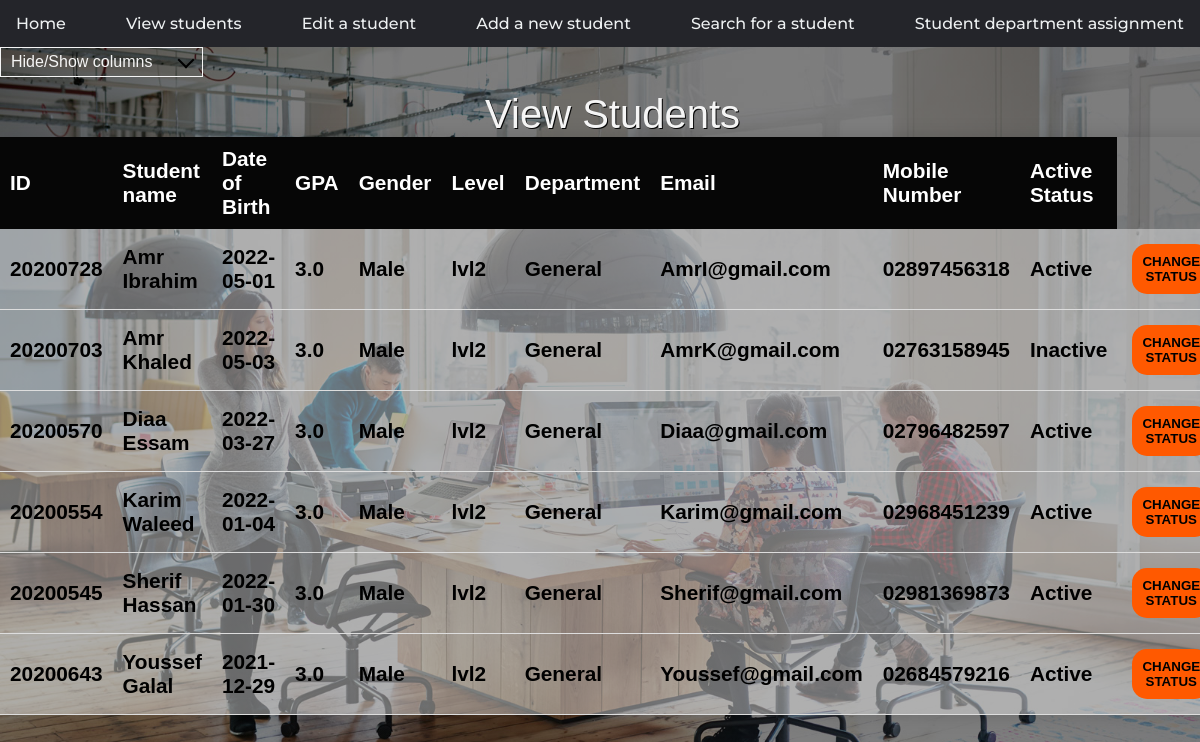
The app's page /view-students.html, older data.
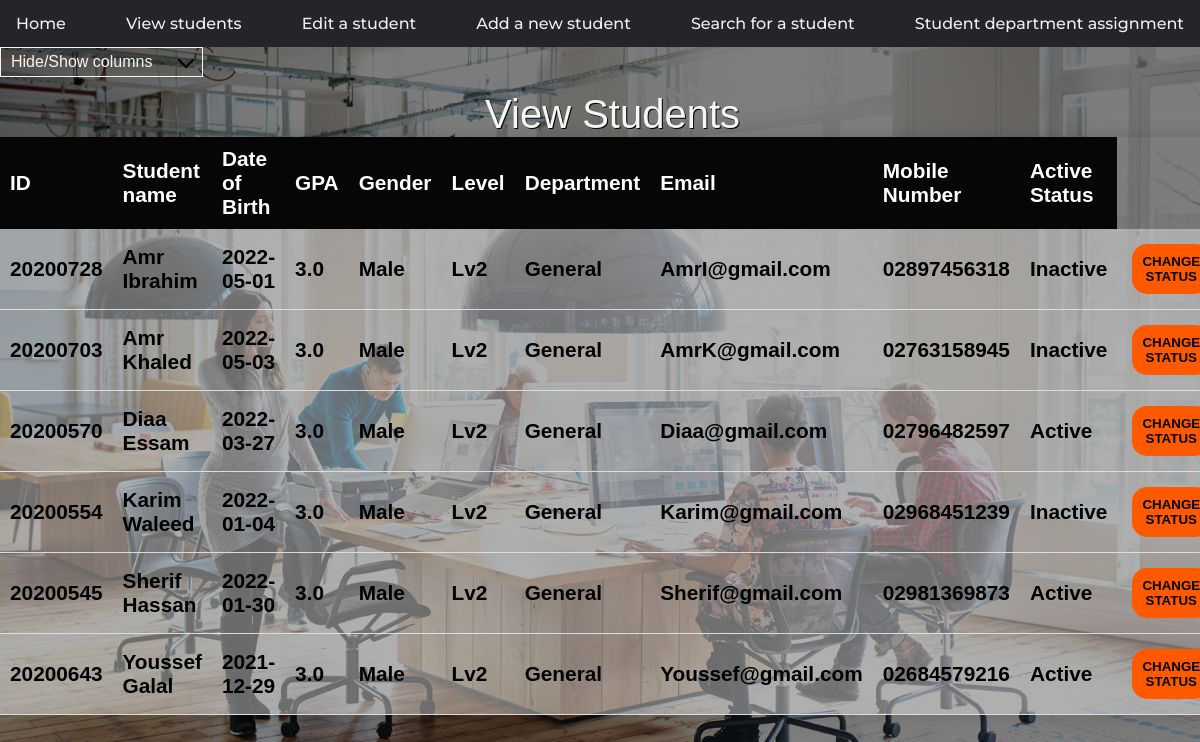
The same page, newer data.
### sap/models.py (models this page shows)
class informations(models.Model):
    name = models.CharField(max_length=500, default='')
    studID = models.DecimalField(max_digits=99999999,
                                 blank=True, default=None, decimal_places=0)
    date = models.CharField(max_length=500, default='')
    gpa = models.FloatField(blank=True, null=True,
                            default=None)
    gender = models.CharField(max_length=500, default='')
    level = models.CharField(max_length=500, default='')
    department = models.CharField(max_length=500, default='')
    email = models.CharField(max_length=500, default='')
    mobile = models.CharField(max_length=500, default='')
    status = models.CharField(max_length=500, default='')

### sap/views.py (the view, shortened to what this page needs)
# urls.py: path('view-students.html', views.view_students, name='view-students'),
def view_students(request):
    inform = informations.objects.all()
    return render(request, 'view-students.html', {'inform': inform})

### templates/view-students.html (shortened to what this page needs)
{% load static %}
<!DOCTYPE html>
<html lang="en">
  <head>
    <link rel="stylesheet" href="{% static 'assets/CSS/styles.css'%}" />
    <link rel="stylesheet" href="{% static 'assets/CSS/view students.css'%}" />
  </head>
  <body id="view-students">
    <nav>
      <ul>
        <li>
          <a href="index.html" name="index"> Home </a>
        </li>
        <li>
          <a href="view-students.html" name="view-students"> View students </a>
        </li>
        <li>
          <a href="edit-student-data.html" name="edit-student-data"> Edit a student </a>
        </li>
        <li>
          <a href="add-student.html" name="add-student"> Add a new student </a>
        </li>
        <li>
          <a href="search-student.html" name="search-student"> Search for a student </a>
        </li>
        <li>
          <a href="student-department-assignment.html" name="student-department-assignment">
            Student department assignment
          </a>
        </li>
      </ul>
    </nav>
    <div id="filter" class="dropdown-check-list" tabindex="100">
      <span class="anchor">Hide/Show columns</span>
    </div>
    <form action="{% url 'view-students' %}" method="post">
    <table class="contentTable">
      <caption>
        View Students
      </caption>
      <thead>
        <tr>
          <th class="col1">ID</th>
          <th class="col2">Student name</th>
          <th class="col3">Date of Birth</th>
          <th class="col4">GPA</th>
          <th class="col5">Gender</th>
          <th class="col6">Level</th>
          <th class="col7">Department</th>
          <th class="col8">Email</th>
          <th class="col9">Mobile Number</th>
          <th class="col10">Active Status</th>
        </tr>
      </thead>
      <tbody id="content">
        {% for i in inform %}
        <tr>
          <td class="col1">{{i.studID}}</td>
          <td class="col2">{{i.name|title}}</td>
          <td class="col3">{{i.date}}</td>
          <td class="col4">{{i.gpa}}</td>
          <td class="col5">{{i.gender}}</td>
          <td class="col6">{{i.level}}</td>
          <td class="col7">{{i.department}}</td>
          <td class="col8">{{i.email}}</td>
          <td class="col9">{{i.mobile}}</td>
          <td class="col10" name="status">{{i.status}} </td>
          <td class="col11"><button type="submit" class="status" name="changeStatus"  onclick="change(this.id)">change status</button></td>
        </tr>
        {% endfor %}
    </form>
  </body>
</html>

Row changes from the older to the newer data that the page shows:
changed informations "Amr Ibrahim": level "lvl2" → "Lv2"; status "Active" → "Inactive"
changed informations "Amr Khaled": level "lvl2" → "Lv2"
changed informations "Diaa Essam": level "lvl2" → "Lv2"
changed informations "Karim Waleed": level "lvl2" → "Lv2"; status "Active" → "Inactive"
changed informations "Sherif Hassan": level "lvl2" → "Lv2"
changed informations "Youssef Galal": level "lvl2" → "Lv2"
